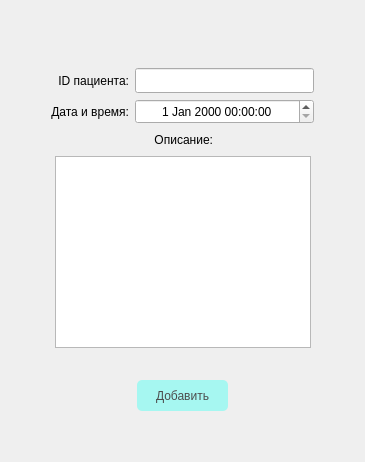
            <widget class="QWidget" name="page_5">
             <layout class="QGridLayout" name="gridLayout_7">
              <item row="0" column="0">
               <layout class="QVBoxLayout" name="verticalLayout_8">
                <item>
                 <layout class="QVBoxLayout" name="verticalLayout_7">
                  <item>
                   <layout class="QVBoxLayout" name="verticalLayout_6">
                    <item>
                     <layout class="QVBoxLayout" name="verticalLayout_36">
                      <item>
                       <layout class="QHBoxLayout" name="horizontalLayout_51">
                        <item>
                         <widget class="QPushButton" name="btn_19">
                          <property name="styleSheet">
                           <string notr="true">QPushButton{
	border: none;
	color: white;
	
}</string>
                          </property>
                          <property name="text">
                           <string/>
                          </property>
                          <property name="icon">
                           <iconset>
                            <normaloff>../images/Icons8-Ios7-Arrows-Back.ico</normaloff>../images/Icons8-Ios7-Arrows-Back.ico</iconset>
                          </property>
                         </widget>
                        </item>
                        <item>
                         <spacer name="horizontalSpacer_27">
                          <property name="orientation">
                           <enum>Qt::Horizontal</enum>
                          </property>
                          <property name="sizeHint" stdset="0">
                           <size>
                            <width>40</width>
                            <height>20</height>
                           </size>
                          </property>
                         </spacer>
                        </item>
                       </layout>
                      </item>
                      <item>
                       <spacer name="verticalSpacer_16">
                        <property name="orientation">
                         <enum>Qt::Vertical</enum>
                        </property>
                        <property name="sizeType">
                         <enum>QSizePolicy::Minimum</enum>
                        </property>
                        <property name="sizeHint" stdset="0">
                         <size>
                          <width>20</width>
                          <height>31</height>
                         </size>
                        </property>
                       </spacer>
                      </item>
                     </layout>
                    </item>
                    <item>
                     <layout class="QHBoxLayout" name="horizontalLayout_20">
                      <item>
                       <spacer name="horizontalSpacer_12">
                        <property name="orientation">
                         <enum>Qt::Horizontal</enum>
                        </property>
                        <property name="sizeHint" stdset="0">
                         <size>
                          <width>40</width>
                          <height>20</height>
                         </size>
                        </property>
                       </spacer>
                      </item>
                      <item>
                       <layout class="QGridLayout" name="gridLayout_6">
                        <item row="0" column="0">
                         <layout class="QHBoxLayout" name="horizontalLayout_13">
                          <item>
                           <widget class="QLabel" name="label_2">
                            <property name="text">
                             <string>ID пациента:</string>
                            </property>
                            <property name="alignment">
                             <set>Qt::AlignRight|Qt::AlignTrailing|Qt::AlignVCenter</set>
                            </property>
                           </widget>
                          </item>
                          <item>
                           <widget class="QLineEdit" name="line_2">
                            <property name="sizePolicy">
                             <sizepolicy hsizetype="Fixed" vsizetype="Fixed">
                              <horstretch>0</horstretch>
                              <verstretch>0</verstretch>
                             </sizepolicy>
                            </property>
                            <property name="minimumSize">
                             <size>
                              <width>179</width>
                              <height>25</height>
                             </size>
                            </property>
                            <property name="maximumSize">
                             <size>
                              <width>179</width>
                              <height>16777215</height>
                             </size>
                            </property>
                            <property name="alignment">
                             <set>Qt::AlignCenter</set>
                            </property>
                           </widget>
                          </item>
                         </layout>
                        </item>
                        <item row="1" column="0">
                         <layout class="QHBoxLayout" name="horizontalLayout_14">
                          <item>
                           <widget class="QLabel" name="label_4">
                            <property name="sizePolicy">
                             <sizepolicy hsizetype="Fixed" vsizetype="Preferred">
                              <horstretch>0</horstretch>
                              <verstretch>0</verstretch>
                             </sizepolicy>
                            </property>
                            <property name="text">
                             <string>Дата и время:</string>
                            </property>
                            <property name="alignment">
                             <set>Qt::AlignRight|Qt::AlignTrailing|Qt::AlignVCenter</set>
                            </property>
                           </widget>
                          </item>
                          <item>
                           <widget class="QDateTimeEdit" name="dateTimeEdit">
                            <property name="sizePolicy">
                             <sizepolicy hsizetype="Fixed" vsizetype="Fixed">
                              <horstretch>0</horstretch>
                              <verstretch>0</verstretch>
                             </sizepolicy>
                            </property>
                            <property name="minimumSize">
                             <size>
                              <width>179</width>
                              <height>25</height>
                             </size>
                            </property>
                            <property name="maximumSize">
                             <size>
                              <width>1000</width>
                              <height>16777215</height>
                             </size>
                            </property>
                            <property name="alignment">
                             <set>Qt::AlignCenter</set>
                            </property>
                            <property name="showGroupSeparator" stdset="0">
                             <bool>false</bool>
                            </property>
                            <property name="timeSpec">
                             <enum>Qt::LocalTime</enum>
                            </property>
                           </widget>
                          </item>
                         </layout>
                        </item>
                       </layout>
                      </item>
                      <item>
                       <spacer name="horizontalSpacer_13">
                        <property name="orientation">
                         <enum>Qt::Horizontal</enum>
                        </property>
                        <property name="sizeHint" stdset="0">
                         <size>
                          <width>40</width>
                          <height>20</height>
                         </size>
                        </property>
                       </spacer>
                      </item>
                     </layout>
                    </item>
                   </layout>
                  </item>
                  <item>
                   <layout class="QHBoxLayout" name="horizontalLayout_21">
                    <item>
                     <spacer name="horizontalSpacer_16">
                      <property name="orientation">
                       <enum>Qt::Horizontal</enum>
                      </property>
                      <property name="sizeHint" stdset="0">
                       <size>
                        <width>40</width>
                        <height>20</height>
                       </size>
                      </property>
                     </spacer>
                    </item>
                    <item>
                     <layout class="QVBoxLayout" name="verticalLayout_5">
                      <item>
                       <layout class="QHBoxLayout" name="horizontalLayout_19">
                        <item>
                         <spacer name="horizontalSpacer_29">
                          <property name="orientation">
                           <enum>Qt::Horizontal</enum>
                          </property>
                          <property name="sizeHint" stdset="0">
                           <size>
                            <width>40</width>
                            <height>20</height>
                           </size>
                          </property>
                         </spacer>
                        </item>
                        <item>
                         <widget class="QLabel" name="label_5">
                          <property name="sizePolicy">
                           <sizepolicy hsizetype="Fixed" vsizetype="Preferred">
                            <horstretch>0</horstretch>
                            <verstretch>0</verstretch>
                           </sizepolicy>
                          </property>
                          <property name="text">
                           <string>Описание:</string>
                          </property>
                          <property name="alignment">
                           <set>Qt::AlignRight|Qt::AlignTrailing|Qt::AlignVCenter</set>
                          </property>
                         </widget>
                        </item>
                        <item>
                         <spacer name="horizontalSpacer_30">
                          <property name="orientation">
                           <enum>Qt::Horizontal</enum>
                          </property>
                          <property name="sizeHint" stdset="0">
                           <size>
                            <width>40</width>
                            <height>20</height>
                           </size>
                          </property>
                         </spacer>
                        </item>
                       </layout>
                      </item>
                      <item>
                       <widget class="QTextEdit" name="text_edit">
                        <property name="minimumSize">
                         <size>
                          <width>171</width>
                          <height>81</height>
                         </size>
                        </property>
                       </widget>
                      </item>
                     </layout>
                    </item>
                    <item>
                     <spacer name="horizontalSpacer_28">
                      <property name="orientation">
                       <enum>Qt::Horizontal</enum>
                      </property>
                      <property name="sizeHint" stdset="0">
                       <size>
                        <width>40</width>
                        <height>20</height>
                       </size>
                      </property>
                     </spacer>
                    </item>
                   </layout>
                  </item>
                 </layout>
                </item>
                <item>
                 <layout class="QVBoxLayout" name="verticalLayout_18">
                  <item>
                   <layout class="QHBoxLayout" name="horizontalLayout_18">
                    <item>
                     <spacer name="horizontalSpacer_37">
                      <property name="orientation">
                       <enum>Qt::Horizontal</enum>
                      </property>
                      <property name="sizeHint" stdset="0">
                       <size>
                        <width>40</width>
                        <height>20</height>
                       </size>
                      </property>
                     </spacer>
                    </item>
                    <item>
                     <widget class="QLabel" name="label_34">
                      <property name="minimumSize">
                       <size>
                        <width>171</width>
                        <height>20</height>
                       </size>
                      </property>
                      <property name="text">
                       <string/>
                      </property>
                      <property name="alignment">
                       <set>Qt::AlignCenter</set>
                      </property>
                     </widget>
                    </item>
                    <item>
                     <spacer name="horizontalSpacer_38">
                      <property name="orientation">
                       <enum>Qt::Horizontal</enum>
                      </property>
                      <property name="sizeHint" stdset="0">
                       <size>
                        <width>40</width>
                        <height>20</height>
                       </size>
                      </property>
                     </spacer>
                    </item>
                   </layout>
                  </item>
                  <item>
                   <layout class="QVBoxLayout" name="verticalLayout_17">
                    <item>
                     <layout class="QHBoxLayout" name="horizontalLayout_15">
                      <item>
                       <spacer name="horizontalSpacer_14">
                        <property name="orientation">
                         <enum>Qt::Horizontal</enum>
                        </property>
                        <property name="sizeHint" stdset="0">
                         <size>
                          <width>40</width>
                          <height>20</height>
                         </size>
                        </property>
                       </spacer>
                      </item>
                      <item>
                       <widget class="QPushButton" name="btn_4">
                        <property name="sizePolicy">
                         <sizepolicy hsizetype="Fixed" vsizetype="Fixed">
                          <horstretch>0</horstretch>
                          <verstretch>0</verstretch>
                         </sizepolicy>
                        </property>
                        <property name="minimumSize">
                         <size>
                          <width>91</width>
                          <height>31</height>
                         </size>
                        </property>
                        <property name="styleSheet">
                         <string notr="true">QPushButton{
	border-radius: 5px;
	background-color: #a6f7f1;
   	transition: 2s linear; 
	color: #4c4d4d;
}

QPushButton:hover{
	background-color: #89f0ea;
}

</string>
                        </property>
                        <property name="text">
                         <string>Добавить</string>
                        </property>
                       </widget>
                      </item>
                      <item>
                       <spacer name="horizontalSpacer_15">
                        <property name="orientation">
                         <enum>Qt::Horizontal</enum>
                        </property>
                        <property name="sizeHint" stdset="0">
                         <size>
                          <width>40</width>
                          <height>20</height>
                         </size>
                        </property>
                       </spacer>
                      </item>
                     </layout>
                    </item>
                    <item>
                     <spacer name="verticalSpacer_4">
                      <property name="orientation">
                       <enum>Qt::Vertical</enum>
                      </property>
                      <property name="sizeHint" stdset="0">
                       <size>
                        <width>20</width>
                        <height>40</height>
                       </size>
                      </property>
                     </spacer>
                    </item>
                   </layout>
                  </item>
                 </layout>
                </item>
               </layout>
              </item>
             </layout>
            </widget>
